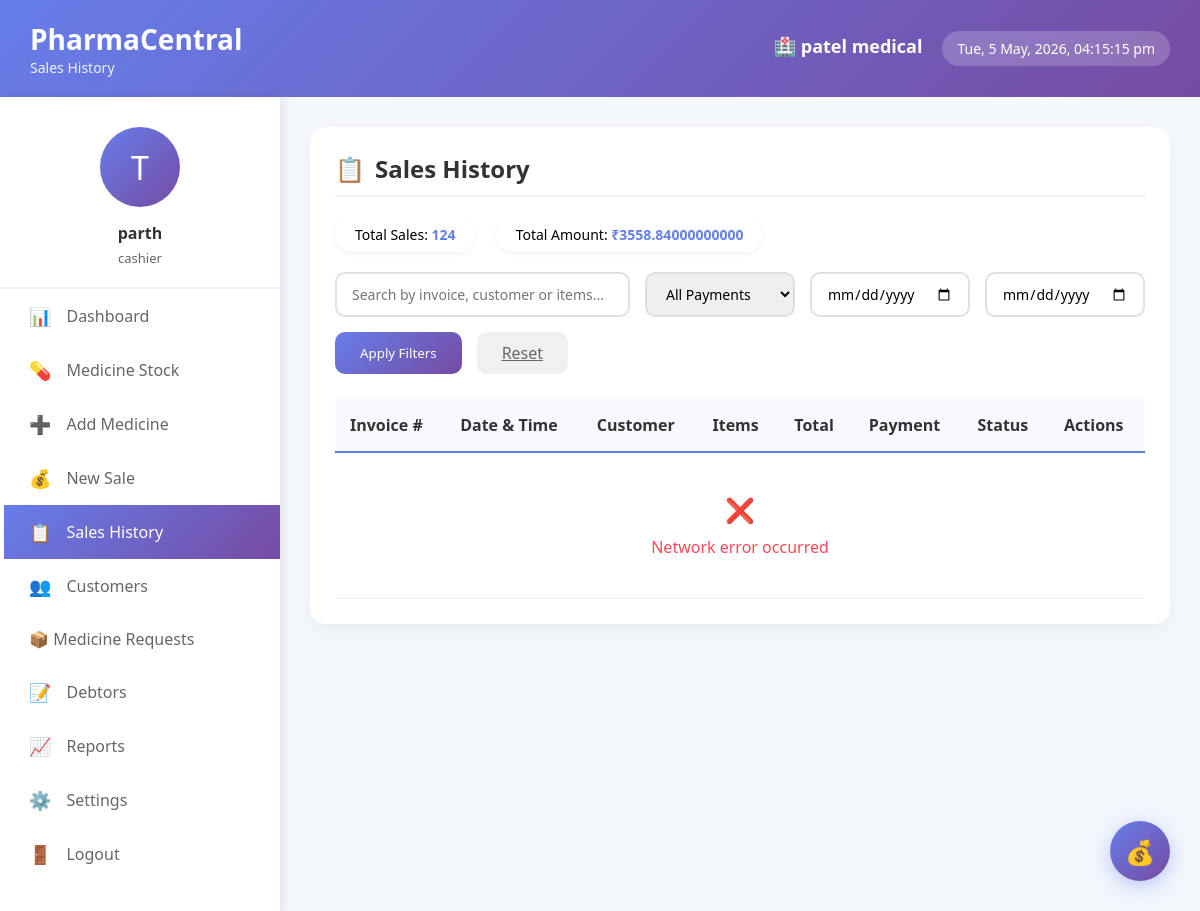
Page /sales-history/ (signed in) on the committed database.
### app1/models.py (models this page shows, shortened)
class Pharmacy(models.Model):
    name = models.CharField(max_length=200)
    owner = models.ForeignKey(User, on_delete=models.CASCADE, related_name='pharmacies')
    license_number = models.CharField(max_length=50, unique=True)
    gst_number = models.CharField(max_length=50, unique=True)
    address = models.TextField()
    city = models.CharField(max_length=100)
    pincode = models.CharField(max_length=10)
    phone = models.CharField(max_length=15)
    email = models.EmailField()
    registration_date = models.DateField(auto_now_add=True)
    is_verified = models.BooleanField(default=False)
    gst_certificate = models.FileField(upload_to='documents/gst/', null=True, blank=True)
    license_document = models.FileField(upload_to='documents/license/', null=True, blank=True)
    owner_id_proof = models.FileField(upload_to='documents/id_proof/', null=True, blank=True)
    owner_photo = models.ImageField(upload_to='profiles/owners/', null=True, blank=True)
    created_at = models.DateTimeField(auto_now_add=True)
    updated_at = models.DateTimeField(auto_now=True)

class User(AbstractUser):
    USER_TYPES = (
        ('admin', 'Admin'),
        ('pharmacy_owner', 'Pharmacy Owner'),
        ('pharmacist', 'Pharmacist'),
        ('cashier', 'Cashier'),
    )
    user_type = models.CharField(max_length=20, choices=USER_TYPES, default='cashier')
    phone_number = models.CharField(max_length=15, blank=True)
    profile_picture = models.ImageField(upload_to='profiles/', null=True, blank=True)
    is_active = models.BooleanField(default=True)
    created_at = models.DateTimeField(auto_now_add=True)
    updated_at = models.DateTimeField(auto_now=True)
    groups = models.ManyToManyField(
        'auth.Group',
        verbose_name='groups',
        blank=True,
        help_text='The groups this user belongs to.',
        related_name="pharmacentral_user_set",  # Unique name
        related_query_name="pharmacentral_user",
    )
    user_permissions = models.ManyToManyField(
        'auth.Permission',
        verbose_name='user permissions',
        blank=True,
        help_text='Specific permissions for this user.',
        related_name="pharmacentral_user_set",  # Unique name
        related_query_name="pharmacentral_user",
    )

### app1/views.py (the view)
# urls.py: path('sales-history/', views.sales_history, name='sales_history'),
@login_required
def sales_history(request):
    user = request.user
    try:
        pharmacy = Pharmacy.objects.get(owner=user)
    except Pharmacy.DoesNotExist:
        messages.error(request, '❌ Pharmacy profile not found! Please complete your profile first.')
        return redirect('settings')
    sales = Sale.objects.filter(pharmacy=pharmacy).order_by('-date')
    from_date = request.GET.get('from_date')
    to_date = request.GET.get('to_date')
    payment_method = request.GET.get('payment_method')
    payment_status = request.GET.get('payment_status')
    customer_id = request.GET.get('customer')
    invoice_search = request.GET.get('invoice')
    if from_date:
        try:
            from_date_obj = datetime.strptime(from_date, '%Y-%m-%d').date()
            sales = sales.filter(date__date__gte=from_date_obj)
        except:
            pass
    if to_date:
        try:
            to_date_obj = datetime.strptime(to_date, '%Y-%m-%d').date()
            sales = sales.filter(date__date__lte=to_date_obj)
        except:
            pass
    if payment_method:
        sales = sales.filter(payment_method=payment_method)
    if payment_status:
        sales = sales.filter(payment_status=payment_status)
    if customer_id:
        try:
            customer = Customer.objects.get(id=customer_id, pharmacy=pharmacy)
            sales = sales.filter(customer=customer)
        except Customer.DoesNotExist:
            messages.warning(request, 'Customer not found in your pharmacy!')
    if invoice_search:
        sales = sales.filter(invoice_number__icontains=invoice_search)
    total_sales_count = sales.count()
    total_amount = sales.aggregate(total=Sum('grand_total'))['total'] or 0
    total_paid = sales.aggregate(total=Sum('amount_paid'))['total'] or 0
    total_due = sales.aggregate(total=Sum('due_amount'))['total'] or 0
    payment_methods = {}
    for method, _ in Sale.PAYMENT_METHODS:
        method_sales = sales.filter(payment_method=method)
        method_total = method_sales.aggregate(total=Sum('grand_total'))['total'] or 0
        if method_total > 0:
            payment_methods[method] = {
                'count': method_sales.count(),
                'total': method_total
            }
    payment_statuses = {}
    for status, _ in Sale.PAYMENT_STATUS:
        status_sales = sales.filter(payment_status=status)
        status_total = status_sales.aggregate(total=Sum('grand_total'))['total'] or 0
        if status_total > 0:
            payment_statuses[status] = {
                'count': status_sales.count(),
                'total': status_total
            }
    paginator = Paginator(sales, 20)  # Show 20 sales per page
    page_number = request.GET.get('page', 1)
    sales_page = paginator.get_page(page_number)
    customers = Customer.objects.filter(pharmacy=pharmacy).order_by('first_name')
    context = {
        'sales': sales_page,
        'pharmacy': pharmacy,
        'pharmacy_name': pharmacy.name,
        'total_sales_count': total_sales_count,
        'total_amount': total_amount,
        'total_paid': total_paid,
        'total_due': total_due,
        'payment_methods': payment_methods,
        'payment_statuses': payment_statuses,
        'from_date': from_date,
        'to_date': to_date,
        'payment_method': payment_method,
        'payment_status': payment_status,
        'customer_id': customer_id,
        'invoice_search': invoice_search,
        'customers': customers,
        'payment_method_choices': Sale.PAYMENT_METHODS,
        'payment_status_choices': Sale.PAYMENT_STATUS,
        'page_obj': sales_page,
        'is_paginated': paginator.num_pages > 1,
        'user_full_name': user.get_full_name() or user.username,
        'user_initials': user.username[0].upper() if user.username else 'U',
        'user_role': getattr(user, 'user_type', 'Pharmacist'),
        'today': timezone.now().date().strftime('%Y-%m-%d'),
    }
    return render(request, 'app1/sales-history.html', context)

### app1/templates/app1/sales-history.html (shortened to what this page needs)
<!DOCTYPE html>
<html lang="gu">
<head>
</head>
<body>
    <div class="header">
        <div class="logo-area">
            <h1>PharmaCentral</h1>
            <p>Sales History</p>
        </div>
        <div class="header-right">
            <div class="pharmacy-info">
                <h3 id="pharmacyName">🏥 {{ pharmacy_name|default:"City Medical Store" }}</h3>
            </div>
            <div class="date-time" id="currentDateTime"></div>
        </div>
    </div>
    <div class="container">
        <div class="sidebar">
            <div class="profile-card">
                <div class="profile-img" id="profileInitials">{{ user_initials|default:"👨‍⚕️" }}</div>
                <h3 id="userName">{{ user_full_name|default:"Dr. Rajesh Patel" }}</h3>
                <p id="userRole">{{ user_role|default:"Owner / Pharmacist" }}</p>
            </div>
            <div class="menu">
                <a href="{% url 'dashboard' %}" class="menu-item">
                    <span>📊</span> Dashboard
                </a>
                <a href="{% url 'medicine_stock' %}" class="menu-item">
                    <span>💊</span> Medicine Stock
                </a>
                <a href="{% url 'add_medicine' %}" class="menu-item">
                    <span>➕</span> Add Medicine
                </a>
                <a href="{% url 'sales' %}" class="menu-item">
                    <span>💰</span> New Sale
                </a>
                <a href="{% url 'sales_history' %}" class="menu-item active">
                    <span>📋</span> Sales History
                </a>
                <a href="{% url 'customers' %}" class="menu-item">
                    <span>👥</span> Customers
                </a>
                 <a href="{% url 'medicine_requests' %}" class="menu-item">📦 Medicine Requests</a>
                <a href="{% url 'debtors' %}" class="menu-item">
                    <span>📝</span> Debtors
                </a>
                <a href="{% url 'reports' %}" class="menu-item">
                    <span>📈</span> Reports
                </a>
                <a href="{% url 'settings' %}" class="menu-item">
                    <span>⚙️</span> Settings
                </a>
                <a href="{% url 'logout' %}" class="menu-item" onclick="return confirm('Are you sure you want to logout?')">
                    <span>🚪</span> Logout
                </a>
            </div>
        </div>
        <div class="main-content">
            <div class="history-container">
                <h2 class="page-title">
                    <span>📋</span> Sales History
                </h2>
                <div class="stats-summary">
                    <div class="stat-chip">
                        Total Sales: <span>{{ sales_count|default:"124" }}</span>
                    </div>
                    <div class="stat-chip">
                        Total Amount: <span>₹{{ total_amount|default:"1,25,670" }}</span>
                    </div>
                </div>
                <div class="filters">
                    <form class="filter-form" method="GET" action="{% url 'sales_history' %}">
                        <input type="text" name="search" class="filter-input" placeholder="Search by invoice, customer or items..." value="{{ search_query }}">
                        <select name="payment_method" class="filter-select">
                            <option value="">All Payments</option>
                        </select>
                        <input type="date" name="from_date" class="filter-select" value="{{ from_date }}" placeholder="From Date">
                        <input type="date" name="to_date" class="filter-select" value="{{ to_date }}" placeholder="To Date">
                        <button type="submit" class="filter-btn">Apply Filters</button>
                        <a href="{% url 'sales_history' %}" class="filter-btn reset">Reset</a>
                    </form>
                </div>
                <div class="sales-table-wrapper">
                    <table class="sales-table">
                        <thead>
                            <tr>
                                <th>Invoice #</th>
                                <th>Date & Time</th>
                                <th>Customer</th>
                                <th>Items</th>
                                <th>Total</th>
                                <th>Payment</th>
                                <th>Status</th>
                                <th>Actions</th>
                            </tr>
                        </thead>
                        <tbody>
                        </tbody>
                    </table>
                </div>
            </div>
        </div>
    </div>
    <div class="quick-actions">
        <a href="{% url 'sales' %}" class="action-btn quick" title="New Sale">💰</a>
    </div>
</body>
</html>

### app1/templates/app1/sales-history.html (style rules this page uses)
* { margin: 0; padding: 0; box-sizing: border-box; font-family: 'Segoe UI', Tahoma, Geneva, Verdana, sans-serif; }
body { background: #f4f7fc; }
.header { background: linear-gradient(135deg, #667eea 0%, #764ba2 100%); padding: 20px 30px; color: white; display: flex; justify-content: space-between; align-items: center; animation: slideDown 0.5s ease; }
.logo-area h1 { font-size: 28px; }
.logo-area p { font-size: 14px; opacity: 0.9; }
.header-right { display: flex; align-items: center; gap: 20px; }
.date-time { background: rgba(255,255,255,0.2); padding: 8px 15px; border-radius: 20px; font-size: 14px; }
.pharmacy-info { text-align: right; }
.pharmacy-info h3 { font-size: 18px; margin-bottom: 5px; }
.container { display: flex; min-height: calc(100vh - 80px); }
.sidebar { width: 280px; background: white; box-shadow: 2px 0 10px rgba(0,0,0,0.1); padding: 30px 0; animation: slideLeft 0.5s ease; }
.profile-card { text-align: center; padding: 0 20px 20px; border-bottom: 2px solid #f0f0f0; }
.profile-img { width: 80px; height: 80px; background: linear-gradient(135deg, #667eea 0%, #764ba2 100%); border-radius: 50%; margin: 0 auto 15px; display: flex; justify-content: center; align-items: center; color: white; font-size: 32px; }
.profile-card h3 { color: #333; font-size: 16px; margin-bottom: 5px; }
.profile-card p { color: #666; font-size: 13px; }
.menu-item { padding: 15px 25px; display: flex; align-items: center; gap: 15px; color: #666; cursor: pointer; transition: all 0.3s ease; text-decoration: none; border-left: 4px solid transparent; }
.menu-item.active { background: linear-gradient(135deg, #667eea 0%, #764ba2 100%); color: white; border-left-color: white; }
.menu-item span { font-size: 18px; }
.main-content { flex: 1; padding: 30px; animation: slideRight 0.5s ease; }
.history-container { background: white; border-radius: 15px; padding: 25px; box-shadow: 0 5px 15px rgba(0,0,0,0.05); animation: fadeIn 0.5s ease; }
.page-title { font-size: 24px; color: #333; margin-bottom: 20px; padding-bottom: 10px; border-bottom: 2px solid #f0f0f0; display: flex; align-items: center; gap: 10px; }
.filters { display: flex; gap: 15px; margin-bottom: 25px; flex-wrap: wrap; }
.filter-form { display: flex; gap: 15px; flex-wrap: wrap; width: 100%; }
.filter-input { padding: 10px 15px; border: 2px solid #e0e0e0; border-radius: 10px; font-size: 14px; flex: 1; min-width: 200px; transition: all 0.3s ease; }
.filter-select { padding: 10px 15px; border: 2px solid #e0e0e0; border-radius: 10px; font-size: 14px; min-width: 150px; transition: all 0.3s ease; }
.filter-btn { padding: 10px 25px; background: linear-gradient(135deg, #667eea 0%, #764ba2 100%); color: white; border: none; border-radius: 10px; cursor: pointer; transition: all 0.3s ease; }
.filter-btn.reset { background: #f0f0f0; color: #666; }
.sales-table { width: 100%; border-collapse: collapse; overflow-x: auto; }
.sales-table th { background: #f8f9ff; padding: 15px; text-align: left; color: #333; font-weight: 600; border-bottom: 2px solid #667eea; }
.stats-summary { display: flex; gap: 20px; margin-bottom: 20px; flex-wrap: wrap; }
.stat-chip { padding: 8px 20px; background: white; border-radius: 25px; font-size: 14px; box-shadow: 0 2px 5px rgba(0,0,0,0.05); }
.stat-chip span { font-weight: 600; color: #667eea; }
.quick-actions { position: fixed; bottom: 30px; right: 30px; z-index: 100; }
.action-btn.quick { width: 60px; height: 60px; background: linear-gradient(135deg, #667eea 0%, #764ba2 100%); border-radius: 50%; display: flex; justify-content: center; align-items: center; color: white; font-size: 24px; box-shadow: 0 5px 20px rgba(102,126,234,0.4); animation: pulse 2s infinite; text-decoration: none; }

### rows in the picture
Pharmacy: name "patel medical"
User: first_name "parth", user_type "cashier"

### other values in the picture
{{ user_initials|default:"👨‍⚕️" }} "T"
{{ sales_count|default:"124" }} "124"
{{ total_amount|default:"1,25,670" }} "3558.84000000000"
